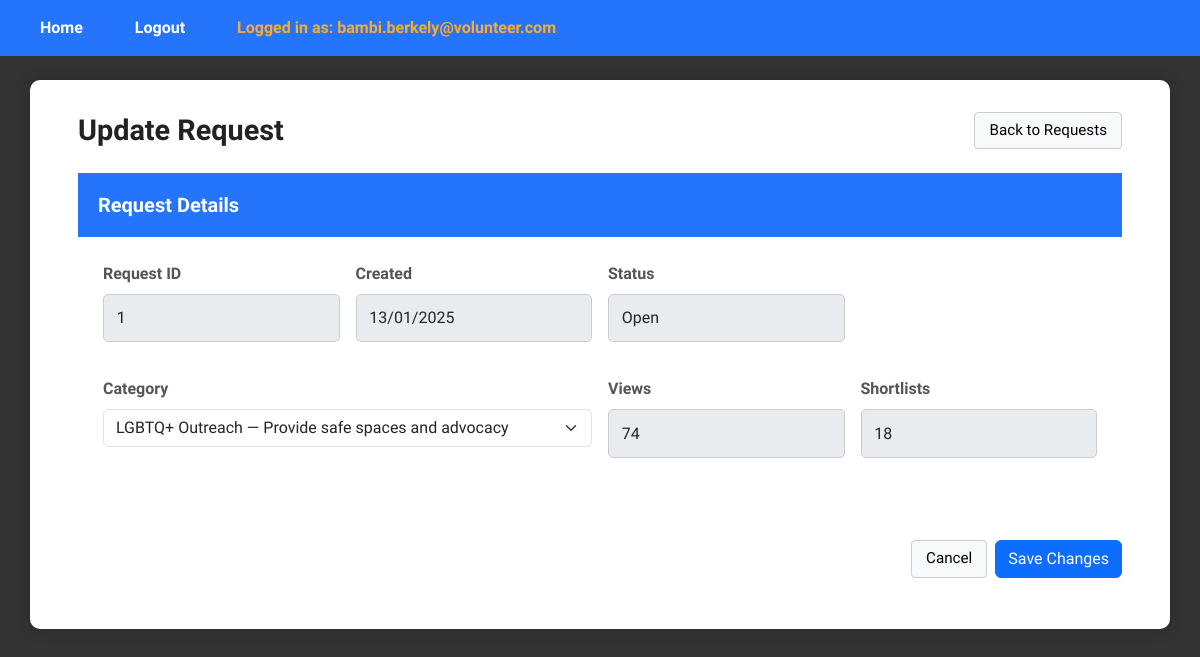
Page /UpdateRequestPage/1 (signed in) on the earlier database version.
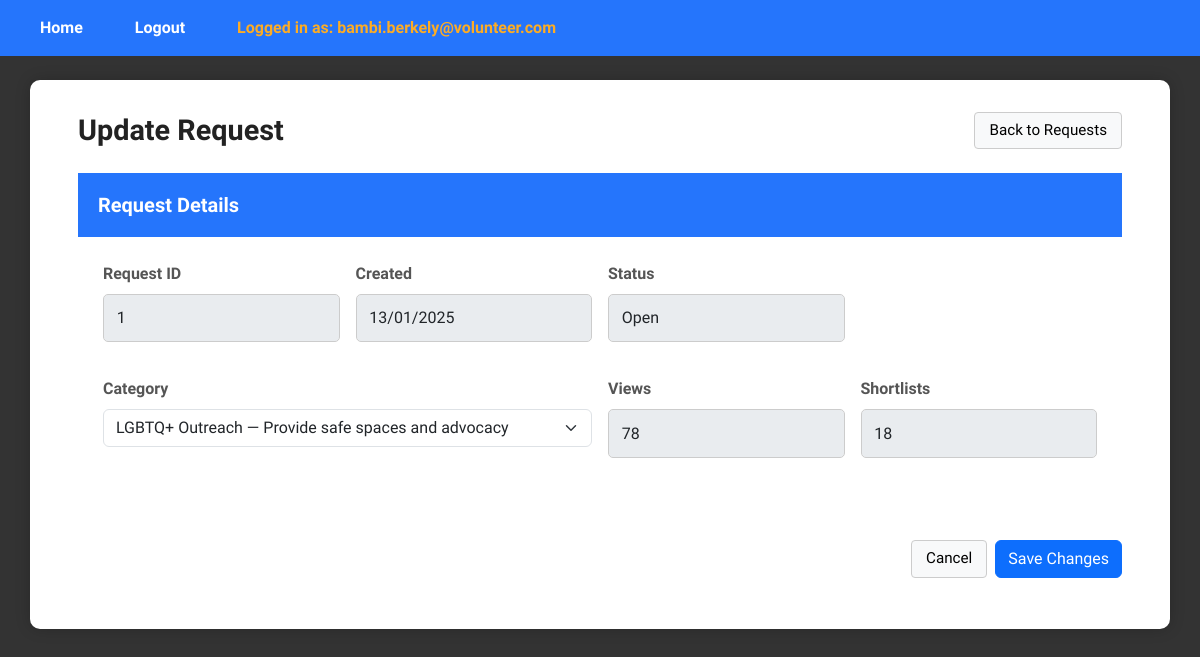
Same page on the later database version.
### tables this page shows
CREATE TABLE request (
    request_id INTEGER PRIMARY KEY AUTOINCREMENT,
    pin_user_id INT,
    csrrep_user_id INT DEFAULT NULL,
    category_id INT,
    request_status BOOLEAN, --0 means uncompleted, 1 means completed
    request_date DATETIME,
    request_view_count INT,
    request_shortlist_count INT,
    FOREIGN KEY (pin_user_id) REFERENCES user(user_id),
    FOREIGN KEY (csrrep_user_id) REFERENCES user(user_id),
    FOREIGN KEY (category_id) REFERENCES category(category_id)
);

### app.py (the view, shortened to what this page needs)
@app.route("/UpdateRequestPage/<int:request_id>", methods=["GET", "POST"])
def updateRequestPage(request_id):
    if 'email' not in session:
        return redirect(url_for('login'))
    if session.get('role_id') != 3:
        return redirect(url_for('login'))
    update_controller = UpdateRequestController()
    if request.method == "GET":
        req_obj = update_controller.getRequestById(request_id)
        if not req_obj:
            flash("Request not found", "error")
            return redirect(url_for("viewRequestPage"))
        categories = ViewVolunteerCategoryController().viewVolunteerCategory()
        return render_template(
            "pin/UpdateRequestPage.html",
            request=req_obj,
            categories=categories
        )

### controllers/pin/UpdateRequestController.py (called while the page is built)
    def getRequestById(self, request_id):
        req = Request()
        return req.getRequestById(request_id)

### controllers/pm/ViewVolunteerCategoryController.py (called while the page is built)
    def viewVolunteerCategory(self):
        categories = Category()
        return categories.viewVolunteerCategory()

### database/database_management.py (called while the page is built)
def dbConnection():
    return sqlite3.connect("database/volunteer_system.db")

### entities/Category.py (called while the page is built)
    def viewVolunteerCategory(self):
        conn = database_management.dbConnection()
        conn.row_factory = sqlite3.Row
        cursor = conn.cursor()
        cursor.execute("SELECT * FROM category")
        rows = cursor.fetchall()
        conn.close()
        return [Category(**dict(row)) for row in rows] if rows else []

### entities/Request.py (called while the page is built)
    def getRequestById(self, request_id):
        conn = database_management.dbConnection()
        conn.row_factory = sqlite3.Row
        cur = conn.cursor()
        cur.execute("""
            SELECT r.*,
                c.category_name,
                c.category_desc
            FROM request r
            LEFT JOIN category c ON r.category_id = c.category_id
            WHERE r.request_id = ?
            LIMIT 1
        """, (request_id,))
        row = cur.fetchone()
        conn.close()
        return Request(**dict(row)) if row else None

### templates/pin/UpdateRequestPage.html (shortened to what this page needs)
{% extends "layout.html" %}
{% block content %}
<div class="dashboard-wrapper">
  <div class="dashboard-container">
    <div class="d-flex justify-content-between align-items-center mb-4">
      <h1 class="m-0">Update Request</h1>
      <a href="{{ url_for('viewRequestPage') }}" class="plain-btn">Back to Requests</a>
    </div>
    <form method="post" action="{{ url_for('updateRequestPage', request_id=request.request_id) }}">
      <div class="card-header">
        <h5 class="m-0">Request Details</h5>
      </div>
      <div class="card-body">
        <div class="row g-3">
          <div class="col-md-3">
            <label for="request_id" class="form-label">Request ID</label>
            <input id="request_id" name="request_id" type="text" class="form-control"
                   value="{{ request.request_id }}" disabled>
          </div>
          <div class="col-md-3">
            <label for="created_at" class="form-label">Created</label>
            <input id="created_at" type="text" class="form-control"
                   value="{{ request.request_date }}" disabled>
          </div>
          <div class="col-md-3">
            <label for="status" class="form-label">Status</label>
            <input id="status" type="text" class="form-control"
                   value="{% if request.request_status in (1, '1', True, 'true', 'True') %}Completed{% else %}Open{% endif %}"
                   disabled>
          </div>
          <div class="col-md-6">
            <label for="category_id" class="form-label">Category</label>
            <select id="category_id" name="category_id" class="form-select form-control" required>
              {% for c in categories %}
                <option value="{{ c.category_id }}" {{ 'selected' if c.category_id == request.category_id }}>
                  {{ c.category_name }}{% if c.category_desc %} — {{ c.category_desc }}{% endif %}
                </option>
              {% endfor %}
            </select>
          </div>
          <div class="col-md-3">
            <label for="views" class="form-label">Views</label>
            <input id="views" type="text" class="form-control"
                   value="{{ request.request_view_count }}" disabled>
          </div>
          <div class="col-md-3">
            <label for="shortlists" class="form-label">Shortlists</label>
            <input id="shortlists" type="text" class="form-control"
                   value="{{ request.request_shortlist_count }}" disabled>
          </div>
        </div>
      </div>
      <div class="card-footer d-flex justify-content-end gap-2">
        <a href="{{ url_for('viewRequestPage') }}" class="plain-btn">Cancel</a>
        <button type="submit" class="btn btn-primary">Save Changes</button>
      </div>
    </form>
  </div>
</div>
{% endblock %}

Differences in the rows shown:
changed request "Open": request_view_count "74" → "78"
